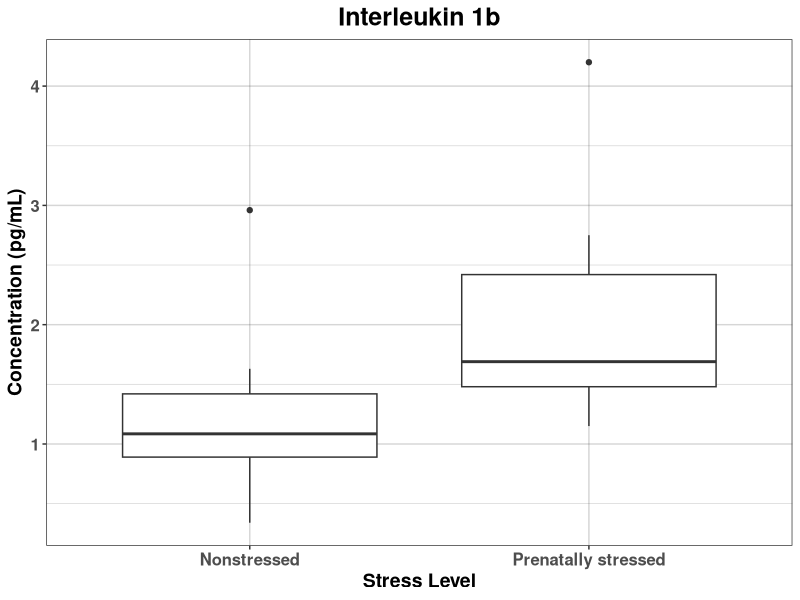
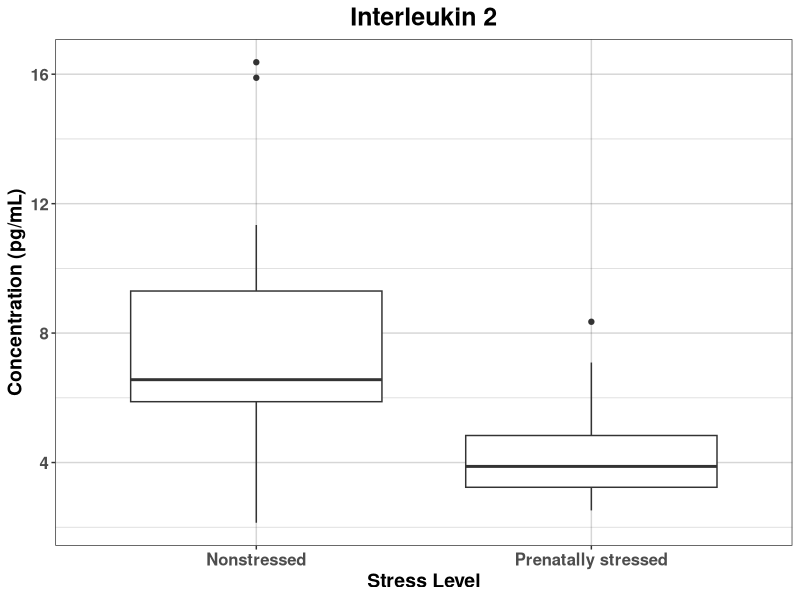
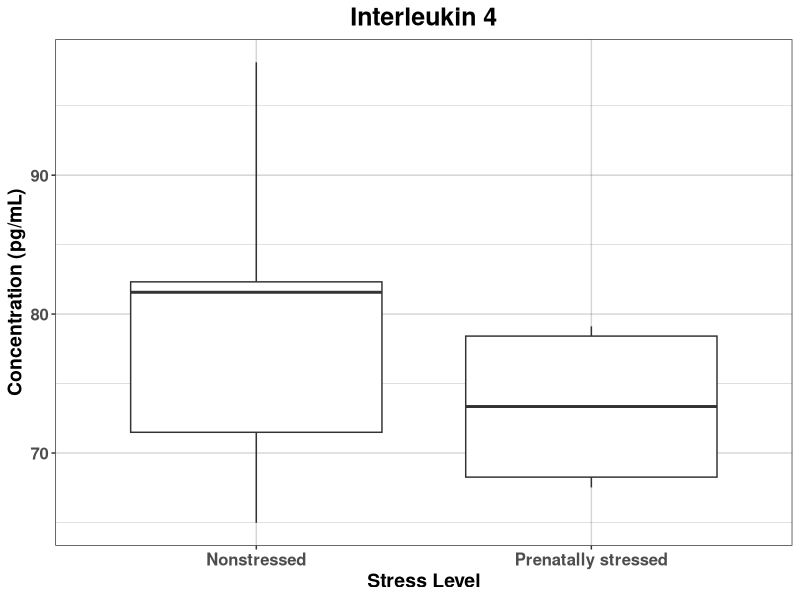
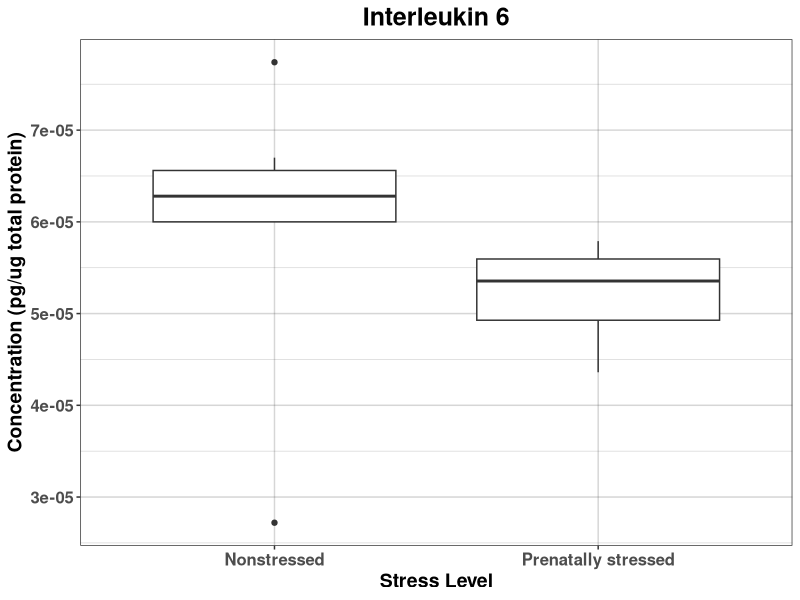
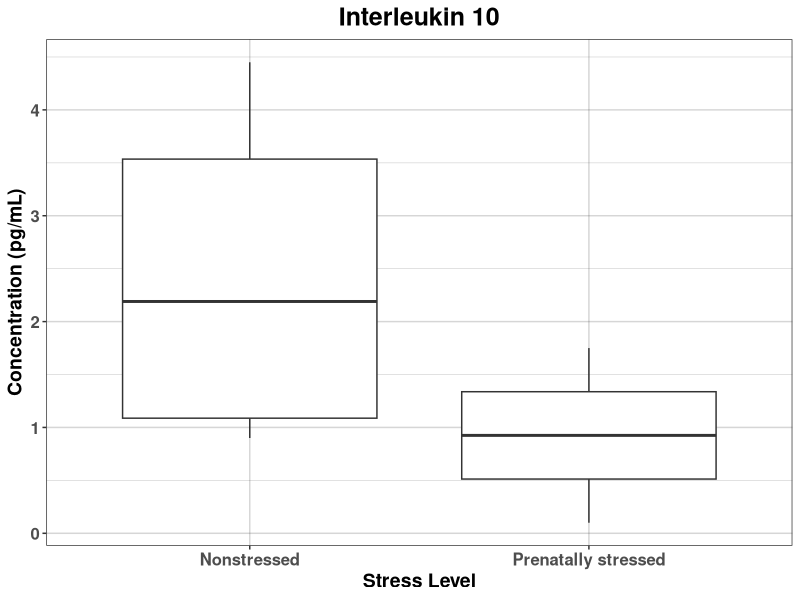
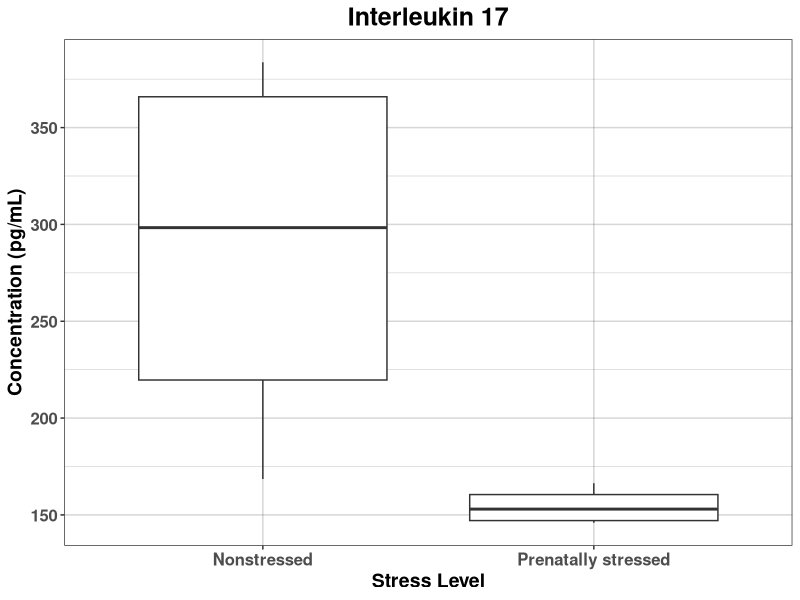

Write R code to recreate these figures, in order.
library(tidyverse)
library(ggplot2)
library(car)
library(ggsignif)
library(dplyr)

#null: The concentrations in cytokines are equal between stressed and non-stressed pregnancies
#alternative: The concentrations in cytokines are not equal between stressed and non-stressed pregnancies

setwd('/Users/kartikbudihal/YOUREKA-2023')

myData <- read.csv(file = 'source.csv')

#separating each cytokine into respective lists
IL.1b_notStressed = dplyr::filter(myData, Condition == "Nonstressed", Type != "Maternal Serum", IL.1b_a != 0, Cohort == 1)$IL.1b_a
IL.1b_prenatallyStressed = dplyr::filter(myData, Condition == "Prenatally stressed", Type != "Maternal Serum", IL.1b_a != 0, Cohort == 1)$IL.1b_a
IL.1b_total = dplyr::filter(myData, Type != "Maternal Serum", IL.1b_a != 0, Cohort == 1)$IL.1b_a
#for Graph
IL.1b_graph = dplyr::filter(myData, Type != "Maternal Serum", IL.1b_a != 0, Cohort == 1)

IL.2_notStressed = dplyr::filter(myData, Condition == "Nonstressed", Type == "Placenta", IL.2_a != 0)$IL.2_a
IL.2_prenatallyStressed = dplyr::filter(myData, Condition == "Prenatally stressed", Type == "Placenta", IL.2_a != 0)$IL.2_a
IL.2_total = dplyr::filter(myData, Type == "Placenta", IL.2_a != 0)$IL.2_a
#for graph
IL.2_graph = dplyr::filter(myData, Type == "Placenta", IL.2_a != 0)

IL.4_notStressed = dplyr::filter(myData, Condition == "Nonstressed", Type == "Maternal Serum", IL.4_a != 0, Cohort == 2)$IL.4_a
IL.4_prenatallyStressed = dplyr::filter(myData, Condition == "Prenatally stressed", Type == "Maternal Serum", IL.4_a != 0, Cohort == 2)$IL.4_a
IL.4_total = dplyr::filter(myData, Type == "Maternal Serum", IL.4_a != 0, Cohort == 2)$IL.4_a
#for graph
IL.4_graph = dplyr::filter(myData, Type == "Maternal Serum", IL.4_a != 0, Cohort == 2)

IL.6_notStressed = dplyr::filter(myData, Condition == "Nonstressed", Type == "Placenta", IL.6_b != 0, Cohort == 1, IL.6_b != "6.21E-05", IL.6_b != "6.03E-05")$IL.6_b
IL.6_prenatallyStressed = dplyr::filter(myData, Condition == "Prenatally stressed", Type == "Placenta", IL.6_b != 0, Cohort == 1, IL.6_b != "6.21E-05", IL.6_b != "6.03E-05")$IL.6_b
IL.6_total = dplyr::filter(myData, Type == "Placenta", IL.6_b != 0, Cohort == 1, IL.6_b != "6.21E-05", IL.6_b != "6.03E-05")$IL.6_b
#for graph
IL.6_graph = dplyr::filter(myData, Type == "Placenta", IL.6_b != 0, Cohort == 1, IL.6_b != "6.21E-05", IL.6_b != "6.03E-05", IL.6_b != "N/A")

IL.10_notStressed = dplyr::filter(myData, Condition == "Nonstressed", Type == "Placenta", IL.10_a != 0, Cohort == 1)$IL.10_a
IL.10_prenatallyStressed = dplyr::filter(myData, Condition == "Prenatally stressed", Type == "Placenta", IL.10_a != 0, Cohort == 1)$IL.10_a
IL.10_total = dplyr::filter(myData, Type == "Placenta", IL.10_a != 0, Cohort == 1)$IL.10_a
#for graph
IL.10_graph = dplyr::filter(myData, Type == "Placenta", IL.10_a != 0, Cohort == 1)

IL.17_notStressed = dplyr::filter(myData, Condition == "Nonstressed", Type == "Maternal Serum", IL.17_a != 0, IL.17_a != 142.62, Cohort == 2)$IL.17_a
IL.17_prenatallyStressed = dplyr::filter(myData, Condition == "Prenatally stressed", Type == "Maternal Serum", IL.17_a != 0, IL.17_a != 142.62, Cohort == 2)$IL.17_a
IL.17_total = dplyr::filter(myData, Type == "Maternal Serum", IL.17_a != 0, IL.17_a != 142.62, Cohort == 2)$IL.17_a
#for graph
IL.17_graph = dplyr::filter(myData, Type == "Maternal Serum", IL.17_a != 0, IL.17_a != 142.62, Cohort == 2)


#TESTING:

#variance testing

#IL.1b placenta a col cohort 1
wilcox.test(as.numeric(as.character(IL.1b_notStressed)), as.numeric(as.character(IL.1b_prenatallyStressed))) #0.02297
shapiro.test(IL.1b_total) #0.02982

#IL.2 placenta a col
wilcox.test(IL.2_notStressed, IL.2_prenatallyStressed) #0.009066
shapiro.test(IL.2_total) #0.000167

#IL.4 maternal serum a col cohort 2
wilcox.test(IL.4_notStressed, IL.4_prenatallyStressed) #0.4127
shapiro.test(IL.4_total) #0.3202

#IL.6 placenta b col cohort 1
wilcox.test(as.numeric(as.character(IL.6_notStressed)), as.numeric(as.character(IL.6_prenatallyStressed))) #0.03805
shapiro.test(as.numeric(as.character(IL.6_total))) #0.5309

#IL.10 placenta a col cohort 1
wilcox.test(IL.10_notStressed, IL.10_prenatallyStressed) #0.5333
shapiro.test(IL.10_total) #0.642

#IL.17 maternal serum a col cohort 2
wilcox.test(IL.17_notStressed, IL.17_prenatallyStressed) #0.02857
shapiro.test(IL.17_total) #0.01003

#GRAPHING

#IL.1b
ggplot(IL.1b_graph, aes(x = Condition, y = IL.1b_a)) + 
  geom_boxplot() +
  labs(x = "Stress Level", y = "Concentration (pg/mL)") +
  ggtitle("Interleukin 1b") +
  theme_bw() +
  theme(plot.title = element_text(size=18, face="bold", hjust = 0.5),
        axis.title = element_text(size=14, face="bold"),
        axis.text = element_text(size=12, face="bold"), 
        panel.grid = element_line(color = '#33333333'))


#IL.2
ggplot(IL.2_graph, aes(x = Condition, y = IL.2_a)) + 
  geom_boxplot() +
  labs(x = "Stress Level", y = "Concentration (pg/mL)") +
  ggtitle("Interleukin 2") +
  theme_bw() +
  theme(plot.title = element_text(size=18, face="bold", hjust = 0.5),
        axis.title = element_text(size=14, face="bold"),
        axis.text = element_text(size=12, face="bold"), 
        panel.grid = element_line(color = '#33333333'))


#IL.4
ggplot(IL.4_graph, aes(x = Condition, y = IL.4_a)) + 
  geom_boxplot() +
  labs(x = "Stress Level", y = "Concentration (pg/mL)") +
  ggtitle("Interleukin 4") +
  theme_bw() +
  theme(plot.title = element_text(size=18, face="bold", hjust = 0.5),
        axis.title = element_text(size=14, face="bold"),
        axis.text = element_text(size=12, face="bold"), 
        panel.grid = element_line(color = '#33333333'))


#IL.6
ggplot(IL.6_graph, aes(x = Condition, y = as.numeric(as.character(IL.6_b)))) + 
  geom_boxplot() +
  labs(x = "Stress Level", y = "Concentration (pg/ug total protein)") +
  ggtitle("Interleukin 6") +
  theme_bw() +
  theme(plot.title = element_text(size=18, face="bold", hjust = 0.5),
        axis.title = element_text(size=14, face="bold"),
        axis.text = element_text(size=12, face="bold"), 
        panel.grid = element_line(color = '#33333333'))


#IL.10
ggplot(IL.10_graph, aes(x = Condition, y = IL.10_a)) + 
  geom_boxplot() +
  labs(x = "Stress Level", y = "Concentration (pg/mL)") +
  ggtitle("Interleukin 10") +
  theme_bw() +
  theme(plot.title = element_text(size=18, face="bold", hjust = 0.5),
        axis.title = element_text(size=14, face="bold"),
        axis.text = element_text(size=12, face="bold"), 
        panel.grid = element_line(color = '#33333333'))


#IL.17
ggplot(IL.17_graph, aes(x = Condition, y = IL.17_a)) + 
  geom_boxplot() +
  labs(x = "Stress Level", y = "Concentration (pg/mL)") +
  ggtitle("Interleukin 17") +
  theme_bw() +
  theme(plot.title = element_text(size=18, face="bold", hjust = 0.5),
        axis.title = element_text(size=14, face="bold"),
        axis.text = element_text(size=12, face="bold"), 
        panel.grid = element_line(color = '#33333333'))










